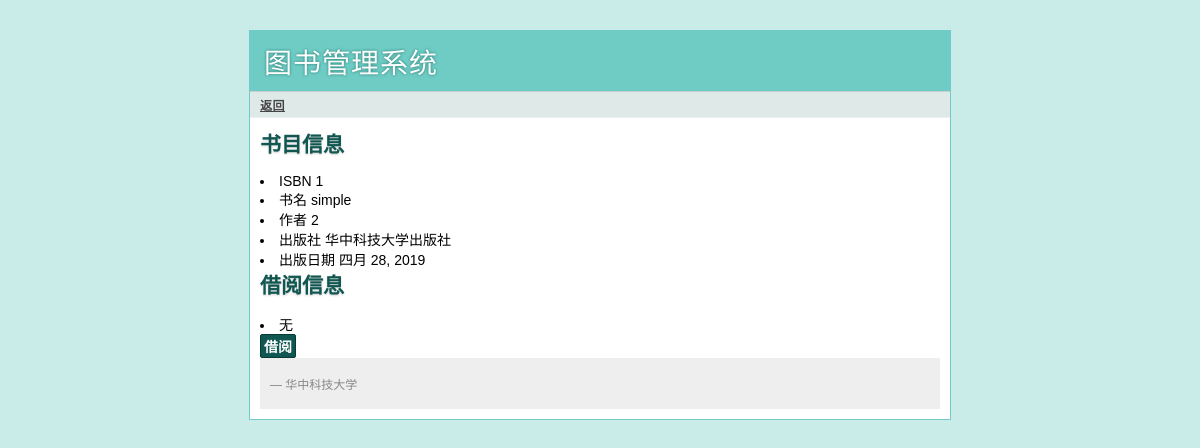
Before: /bookmanage/bookinfo/1/ with the older database file.
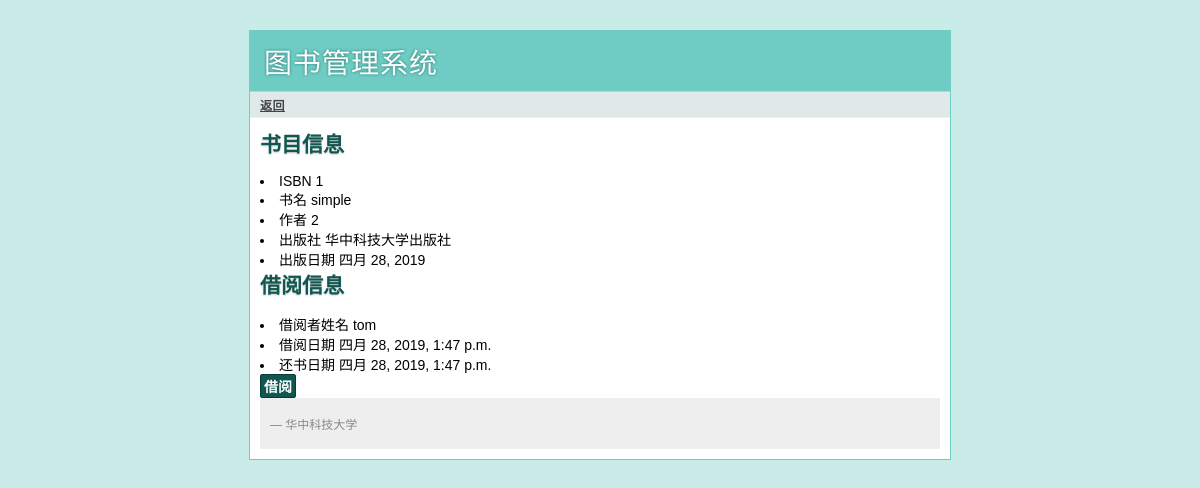
After: the same page with the newer database file.
### bookmanage/models.py (models this page shows, shortened)
class BorrowHistory(models.Model):
    user = models.ForeignKey(User, on_delete=models.CASCADE)
    book = models.ForeignKey(Book, on_delete=models.CASCADE)
    borrow_time = models.DateTimeField(auto_now_add=True)
    return_time = models.DateTimeField(auto_now_add=True)
    status = models.BooleanField(default=True)
    manage = BorrowHistoryManage()

class User(models.Model):
    account = models.CharField(max_length=15, blank=True)
    password = models.CharField(max_length=60, blank=True)
    name = models.CharField(max_length=15, blank=True)
    email = models.EmailField(blank=True)
    college = models.CharField(max_length=15, null=True, blank=True)
    status = models.BooleanField(default=False)

### bookmanage/views.py (the view)
# urls.py: url('^bookinfo/(\d+)/$', views.book_info, name='bookinfo'),
def book_info(request, bid):
    book = Book.objects.all().filter(pk=bid).first()
    borrow = BorrowHistory.manage.all().filter(book=book).filter(status=True).first()
    return render(request, 'bookmanage/reader_book.html', context={'book': book, 'borrow': borrow})

### templates/bookmanage/reader_book.html (shortened to what this page needs)
{% extends 'bookmanage/layout.html' %}
{% block link %}
	{% if book %}
	<a href="{% url 'bookmanage:query' %}"> 返回 </a>
	{% endif %}
{% endblock %}
{% block body %}
	<h2> 书目信息 </h2>
	{% if book %}
	<li> ISBN {{book.isbn}} </li>
	<li> 书名  {{book.name}} </li>
	<li> 作者  {{book.author}} </li>
	<li> 出版社 {{book.publisher}} </li>
	<li> 出版日期 {{book.publish_date}} </li>
	{% endif %}
	<div >
	  <h2 > 借阅信息 </h2>
	  {% if borrow  %}
	  <li> 借阅者姓名 {{borrow.user.name}}</li>
	  <li> 借阅日期  {{borrow.borrow_time}}</li>
	  <li> 还书日期  {{borrow.return_time}}</li>
	  {% else %}
	  <li> 无 </li>
	  {% endif %}
	  <form action="{% url 'bookmanage:borrowing'  book.id%}" method=post>
	    <div class=actions>
	      <input type=submit value="借阅">
	    </div>
	  </form>
{% endblock %}

Changed rows visible on the page:
added BorrowHistory: user.name "tom", borrow_time "四月 28, 2019, 1:47 p.m.", return_time "四月 28, 2019, 1:47 p.m."
Other visible differences:
text no longer shown: "无"
text now shown: "借阅者姓名 借阅日期 还书日期"
